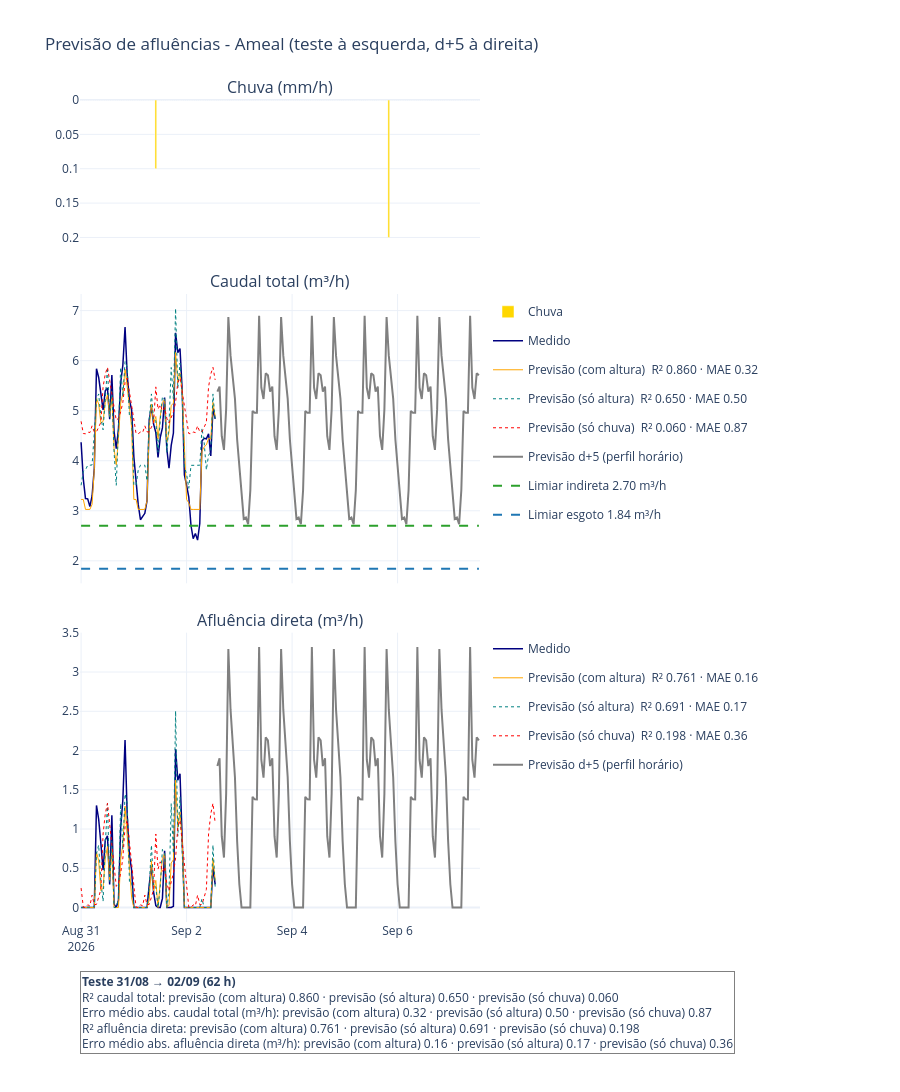
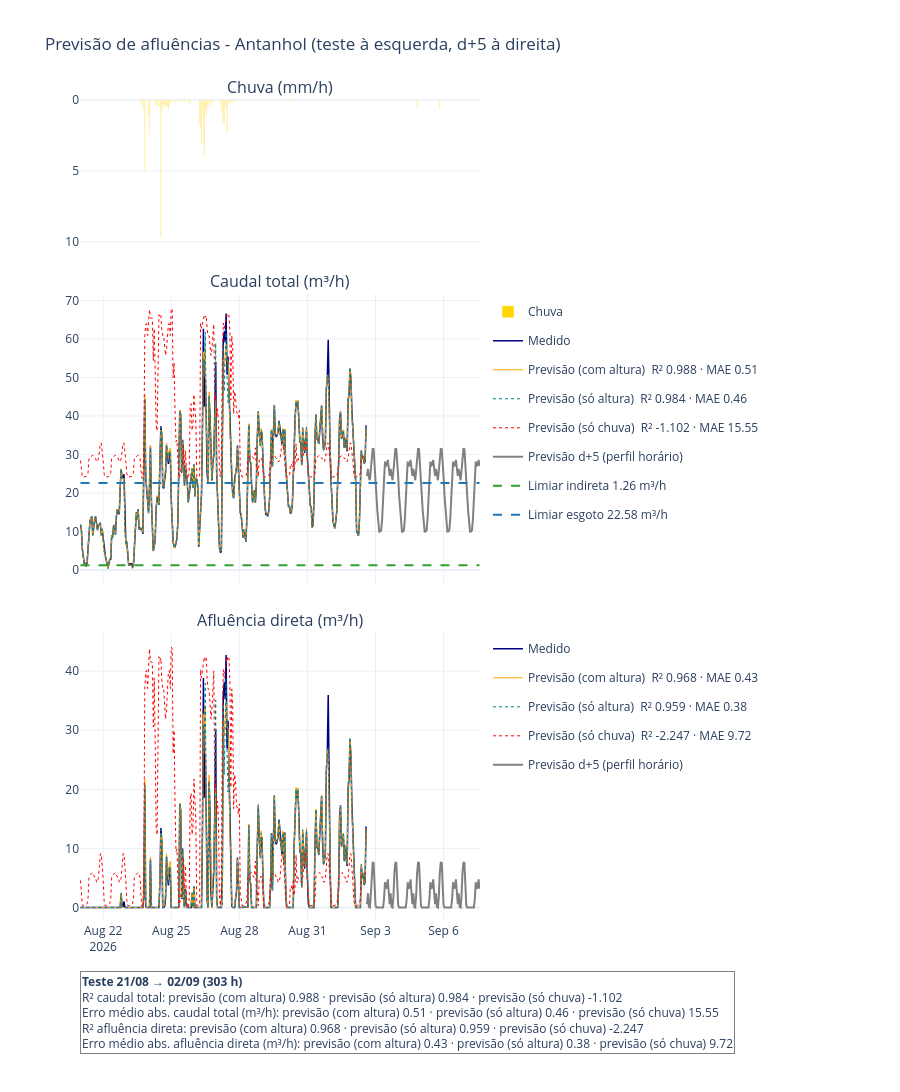

These figures' notebook cell, in order:
### Code cell
for estacao in STATIONS:
    result = run_station(estacao)
    label = STATIONS[estacao]["folder"]
    print(result["veredito"])

    inicio, fim, horas = test_period(result["figura"])
    titulo = f"Teste {inicio:%d/%m} → {fim:%d/%m} ({horas} h)"
    print(f"=== {label} — métricas no teste ({horas} horas) ===")
    print("erro médio absoluto (m³/h):")
    print(result["erro"].rename(index=NOMES).round(2).to_string())
    print("R²:")
    print(result["score"].rename(index=NOMES).round(3).to_string())

    add_metrics(result["figura"], metrics_text(result["erro"], result["score"], titulo))
    result["figura"].write_html(result["html"])
    print(result["html"])
    result["figura"].show()
